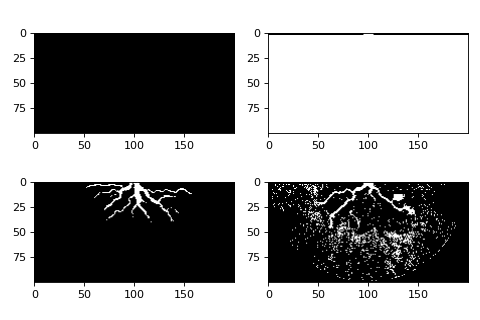

Python code for this plot:
import matplotlib.pyplot as plt
from deltametrics.cube import StratigraphyCube
from deltametrics.sample_data.sample_data import golf
from deltametrics.strat import _determine_deposit_from_background
#
golfcube = golf()
golfstrat = StratigraphyCube.from_DataCube(golfcube, dz=0.05)
#
# Background determined from initial basin topography
#
background0 = _determine_deposit_from_background(
    golfcube['sandfrac'],
    background=golfstrat.Z < golfcube['eta'][0].data)
#
# Background determined from min of bed elevation timeseries
#
background1 = _determine_deposit_from_background(
    golfcube['sandfrac'],
    background=(golfstrat.Z < np.min(golfcube['eta'].data, axis=0)))
#
# Background determined from a fixed sandfrac value
#
background2 = _determine_deposit_from_background(
    golfcube['sandfrac'],
    background=0)
#
fig, ax = plt.subplots(2, 2, figsize=(6, 4))
#
# Just below initial basin depth
#
_ = ax[0, 0].imshow(background0[59], cmap='Greys_r')
#
# Just above initial basin depth
#
_ = ax[0, 1].imshow(background0[60], cmap='Greys_r')
#
# Just below initial basin depth
#
_ = ax[1, 0].imshow(background1[59], cmap='Greys_r')
#
# Just below initial basin depth
#
_ = ax[1, 1].imshow(background2[59], cmap='Greys_r')
plt.tight_layout()
